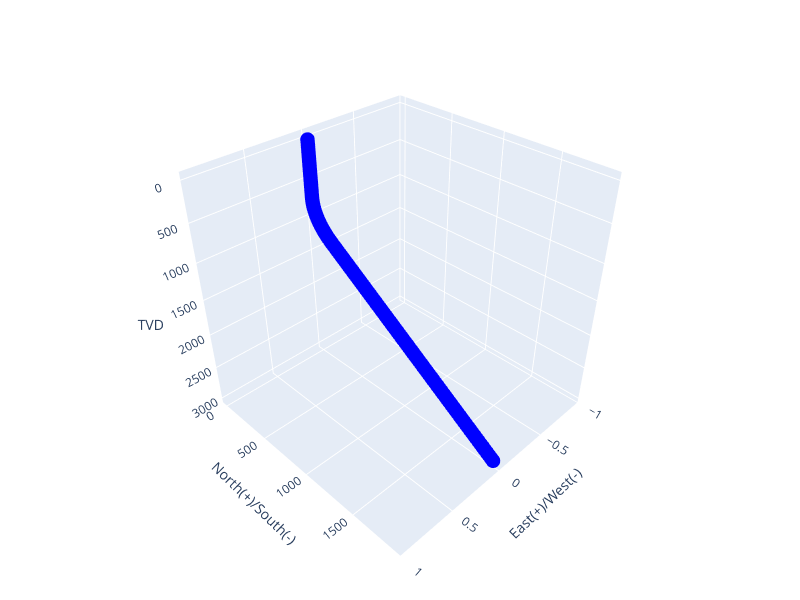

The notebook cell this image was saved under:
### Code cell
import plotly.graph_objects as go

# Create a scatter plot for the survey points
fig = go.Figure()

# Add scatter points for the survey nodes
fig.add_trace(go.Scatter3d(
    x=survey_example_2.x,
    y=survey_example_2.y,
    z=survey_example_2.z,
    mode='markers',
    marker=dict(size=5, color='blue'),
    name='Survey Points'
))

# Reverse the z-axis for better visualization
fig.update_scenes(zaxis_autorange="reversed")

# Customize the layout
fig.update_layout(
    scene=dict(
        xaxis_title='East(+)/West(-)',
        yaxis_title='North(+)/South(-)',
        zaxis_title='TVD',
        aspectmode='cube',
        camera=dict(eye=dict(x=1.5, y=1.5, z=1.5))
    ),
    width=800,
    height=600,
    margin=dict(l=0, r=0, b=0, t=0)
)

# Show the plot
fig.show()
